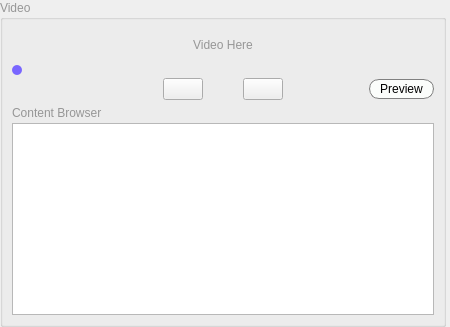
               <widget class="QWidget" name="VideoWindow" native="true">
                <property name="sizePolicy">
                 <sizepolicy hsizetype="Expanding" vsizetype="Expanding">
                  <horstretch>0</horstretch>
                  <verstretch>0</verstretch>
                 </sizepolicy>
                </property>
                <property name="minimumSize">
                 <size>
                  <width>450</width>
                  <height>0</height>
                 </size>
                </property>
                <layout class="QGridLayout" name="gridLayout_7">
                 <property name="leftMargin">
                  <number>0</number>
                 </property>
                 <property name="topMargin">
                  <number>0</number>
                 </property>
                 <property name="rightMargin">
                  <number>4</number>
                 </property>
                 <property name="bottomMargin">
                  <number>0</number>
                 </property>
                 <property name="spacing">
                  <number>0</number>
                 </property>
                 <item row="0" column="0">
                  <widget class="QGroupBox" name="VideoBox">
                   <property name="sizePolicy">
                    <sizepolicy hsizetype="Preferred" vsizetype="Preferred">
                     <horstretch>0</horstretch>
                     <verstretch>0</verstretch>
                    </sizepolicy>
                   </property>
                   <property name="palette">
                    <palette>
                     <active>
                      <colorrole role="WindowText">
                       <brush brushstyle="SolidPattern">
                        <color alpha="255">
                         <red>150</red>
                         <green>150</green>
                         <blue>150</blue>
                        </color>
                       </brush>
                      </colorrole>
                     </active>
                     <inactive>
                      <colorrole role="WindowText">
                       <brush brushstyle="SolidPattern">
                        <color alpha="255">
                         <red>150</red>
                         <green>150</green>
                         <blue>150</blue>
                        </color>
                       </brush>
                      </colorrole>
                     </inactive>
                     <disabled>
                      <colorrole role="WindowText">
                       <brush brushstyle="SolidPattern">
                        <color alpha="255">
                         <red>120</red>
                         <green>120</green>
                         <blue>120</blue>
                        </color>
                       </brush>
                      </colorrole>
                     </disabled>
                    </palette>
                   </property>
                   <property name="font">
                    <font>
                     <family>Segoe UI</family>
                     <pointsize>9</pointsize>
                    </font>
                   </property>
                   <property name="title">
                    <string>Video</string>
                   </property>
                   <layout class="QVBoxLayout" name="verticalLayout_2">
                    <property name="topMargin">
                     <number>13</number>
                    </property>
                    <item>
                     <widget class="QWidget" name="widget_4" native="true">
                      <layout class="QGridLayout" name="gridLayout_10">
                       <property name="leftMargin">
                        <number>0</number>
                       </property>
                       <property name="topMargin">
                        <number>5</number>
                       </property>
                       <property name="rightMargin">
                        <number>0</number>
                       </property>
                       <property name="bottomMargin">
                        <number>5</number>
                       </property>
                       <item row="0" column="0">
                        <widget class="QLabel" name="label">
                         <property name="sizePolicy">
                          <sizepolicy hsizetype="Preferred" vsizetype="Expanding">
                           <horstretch>0</horstretch>
                           <verstretch>0</verstretch>
                          </sizepolicy>
                         </property>
                         <property name="palette">
                          <palette>
                           <active>
                            <colorrole role="WindowText">
                             <brush brushstyle="SolidPattern">
                              <color alpha="255">
                               <red>150</red>
                               <green>150</green>
                               <blue>150</blue>
                              </color>
                             </brush>
                            </colorrole>
                           </active>
                           <inactive>
                            <colorrole role="WindowText">
                             <brush brushstyle="SolidPattern">
                              <color alpha="255">
                               <red>150</red>
                               <green>150</green>
                               <blue>150</blue>
                              </color>
                             </brush>
                            </colorrole>
                           </inactive>
                           <disabled>
                            <colorrole role="WindowText">
                             <brush brushstyle="SolidPattern">
                              <color alpha="255">
                               <red>120</red>
                               <green>120</green>
                               <blue>120</blue>
                              </color>
                             </brush>
                            </colorrole>
                           </disabled>
                          </palette>
                         </property>
                         <property name="text">
                          <string>Video Here</string>
                         </property>
                         <property name="scaledContents">
                          <bool>true</bool>
                         </property>
                         <property name="alignment">
                          <set>Qt::AlignCenter</set>
                         </property>
                        </widget>
                       </item>
                      </layout>
                     </widget>
                    </item>
                    <item>
                     <widget class="QWidget" name="widget_5" native="true">
                      <layout class="QGridLayout" name="gridLayout_11">
                       <property name="leftMargin">
                        <number>0</number>
                       </property>
                       <property name="topMargin">
                        <number>0</number>
                       </property>
                       <property name="rightMargin">
                        <number>0</number>
                       </property>
                       <property name="bottomMargin">
                        <number>0</number>
                       </property>
                       <item row="0" column="0">
                        <widget class="QWidget" name="widget_3" native="true">
                         <layout class="QVBoxLayout" name="verticalLayout_3">
                          <property name="spacing">
                           <number>0</number>
                          </property>
                          <property name="leftMargin">
                           <number>0</number>
                          </property>
                          <property name="topMargin">
                           <number>0</number>
                          </property>
                          <property name="rightMargin">
                           <number>0</number>
                          </property>
                          <property name="bottomMargin">
                           <number>0</number>
                          </property>
                          <item alignment="Qt::AlignTop">
                           <widget class="QWidget" name="widget_7" native="true">
                            <layout class="QGridLayout" name="gridLayout_12">
                             <property name="leftMargin">
                              <number>0</number>
                             </property>
                             <property name="topMargin">
                              <number>0</number>
                             </property>
                             <property name="rightMargin">
                              <number>0</number>
                             </property>
                             <property name="bottomMargin">
                              <number>0</number>
                             </property>
                             <property name="spacing">
                              <number>0</number>
                             </property>
                             <item row="0" column="0">
                              <widget class="QSlider" name="horizontalSlider">
                               <property name="styleSheet">
                                <string notr="true">

QSlider::groove{
   border-radius: 5px;
   height: 10px;
   margin: 0px;
}

QSlider::handle{
   border: none;
   height: 10px;
   width: 10px;
   margin: 0px;
   border-radius: 5px;
   background-color: #7966ff;
}</string>
                               </property>
                               <property name="orientation">
                                <enum>Qt::Horizontal</enum>
                               </property>
                              </widget>
                             </item>
                            </layout>
                           </widget>
                          </item>
                          <item alignment="Qt::AlignTop">
                           <widget class="QWidget" name="widget_9" native="true">
                            <layout class="QHBoxLayout" name="horizontalLayout_3">
                             <property name="spacing">
                              <number>0</number>
                             </property>
                             <property name="leftMargin">
                              <number>0</number>
                             </property>
                             <property name="topMargin">
                              <number>0</number>
                             </property>
                             <property name="rightMargin">
                              <number>0</number>
                             </property>
                             <property name="bottomMargin">
                              <number>0</number>
                             </property>
                             <item>
                              <widget class="QWidget" name="widget_8" native="true"/>
                             </item>
                             <item alignment="Qt::AlignHCenter">
                              <widget class="QWidget" name="widget_10" native="true">
                               <layout class="QHBoxLayout" name="horizontalLayout_4">
                                <property name="spacing">
                                 <number>0</number>
                                </property>
                                <property name="leftMargin">
                                 <number>0</number>
                                </property>
                                <property name="topMargin">
                                 <number>0</number>
                                </property>
                                <property name="rightMargin">
                                 <number>0</number>
                                </property>
                                <property name="bottomMargin">
                                 <number>0</number>
                                </property>
                                <item>
                                 <widget class="QPushButton" name="PreviousFrame"/>
                                </item>
                                <item>
                                 <widget class="QPushButton" name="PlaynPause">
                                  <property name="text">
                                   <string/>
                                  </property>
                                  <property name="icon">
                                   <iconset>
                                    <normaloff>UI/Icons/play.png</normaloff>UI/Icons/play.png</iconset>
                                  </property>
                                  <property name="flat">
                                   <bool>true</bool>
                                  </property>
                                 </widget>
                                </item>
                                <item>
                                 <widget class="QPushButton" name="NextFrame">
                                  <property name="text">
                                   <string/>
                                  </property>
                                 </widget>
                                </item>
                               </layout>
                              </widget>
                             </item>
                             <item alignment="Qt::AlignRight">
                              <widget class="QWidget" name="widget_11" native="true">
                               <layout class="QGridLayout" name="gridLayout_16">
                                <property name="leftMargin">
                                 <number>0</number>
                                </property>
                                <property name="topMargin">
                                 <number>0</number>
                                </property>
                                <property name="rightMargin">
                                 <number>0</number>
                                </property>
                                <property name="bottomMargin">
                                 <number>0</number>
                                </property>
                                <property name="spacing">
                                 <number>0</number>
                                </property>
                                <item row="0" column="0">
                                 <widget class="QPushButton" name="PreviewBtn">
                                  <property name="styleSheet">
                                   <string notr="true">QPushButton{
   border: 1px solid gray;
   border-radius: 10px;
   background-color: #fbfdfb;
   padding-left: 10px;
   padding-right: 10px;
   padding-top: 2px;
   padding-bottom: 2px;
}

QPushButton:hover{
   color: #464749;
}

QPushButton:selected{
   background-color: #464749;
   color: #fbfdfb;
}</string>
                                  </property>
                                  <property name="text">
                                   <string>Preview</string>
                                  </property>
                                 </widget>
                                </item>
                               </layout>
                              </widget>
                             </item>
                            </layout>
                           </widget>
                          </item>
                         </layout>
                        </widget>
                       </item>
                       <item row="1" column="0">
                        <widget class="QWidget" name="widget_6" native="true">
                         <property name="minimumSize">
                          <size>
                           <width>0</width>
                           <height>0</height>
                          </size>
                         </property>
                         <layout class="QVBoxLayout" name="verticalLayout_4">
                          <property name="spacing">
                           <number>3</number>
                          </property>
                          <property name="leftMargin">
                           <number>0</number>
                          </property>
                          <property name="topMargin">
                           <number>0</number>
                          </property>
                          <property name="rightMargin">
                           <number>0</number>
                          </property>
                          <property name="bottomMargin">
                           <number>0</number>
                          </property>
                          <item>
                           <widget class="QWidget" name="widget_12" native="true">
                            <property name="sizePolicy">
                             <sizepolicy hsizetype="Preferred" vsizetype="Preferred">
                              <horstretch>0</horstretch>
                              <verstretch>0</verstretch>
                             </sizepolicy>
                            </property>
                            <layout class="QHBoxLayout" name="horizontalLayout_5">
                             <property name="spacing">
                              <number>0</number>
                             </property>
                             <property name="leftMargin">
                              <number>0</number>
                             </property>
                             <property name="topMargin">
                              <number>0</number>
                             </property>
                             <property name="rightMargin">
                              <number>0</number>
                             </property>
                             <property name="bottomMargin">
                              <number>0</number>
                             </property>
                             <item>
                              <widget class="QWidget" name="widget_14" native="true">
                               <property name="sizePolicy">
                                <sizepolicy hsizetype="Preferred" vsizetype="Preferred">
                                 <horstretch>0</horstretch>
                                 <verstretch>0</verstretch>
                                </sizepolicy>
                               </property>
                               <layout class="QGridLayout" name="gridLayout_14">
                                <property name="leftMargin">
                                 <number>0</number>
                                </property>
                                <property name="topMargin">
                                 <number>0</number>
                                </property>
                                <property name="rightMargin">
                                 <number>0</number>
                                </property>
                                <property name="bottomMargin">
                                 <number>0</number>
                                </property>
                                <property name="spacing">
                                 <number>0</number>
                                </property>
                                <item row="0" column="0">
                                 <widget class="QLabel" name="BrowserLabel">
                                  <property name="sizePolicy">
                                   <sizepolicy hsizetype="Preferred" vsizetype="Preferred">
                                    <horstretch>0</horstretch>
                                    <verstretch>0</verstretch>
                                   </sizepolicy>
                                  </property>
                                  <property name="palette">
                                   <palette>
                                    <active>
                                     <colorrole role="WindowText">
                                      <brush brushstyle="SolidPattern">
                                       <color alpha="255">
                                        <red>150</red>
                                        <green>150</green>
                                        <blue>150</blue>
                                       </color>
                                      </brush>
                                     </colorrole>
                                    </active>
                                    <inactive>
                                     <colorrole role="WindowText">
                                      <brush brushstyle="SolidPattern">
                                       <color alpha="255">
                                        <red>150</red>
                                        <green>150</green>
                                        <blue>150</blue>
                                       </color>
                                      </brush>
                                     </colorrole>
                                    </inactive>
                                    <disabled>
                                     <colorrole role="WindowText">
                                      <brush brushstyle="SolidPattern">
                                       <color alpha="255">
                                        <red>120</red>
                                        <green>120</green>
                                        <blue>120</blue>
                                       </color>
                                      </brush>
                                     </colorrole>
                                    </disabled>
                                   </palette>
                                  </property>
                                  <property name="text">
                                   <string>Content Browser</string>
                                  </property>
                                 </widget>
                                </item>
                               </layout>
                              </widget>
                             </item>
                            </layout>
                           </widget>
                          </item>
                          <item>
                           <widget class="QWidget" name="widget_13" native="true">
                            <property name="sizePolicy">
                             <sizepolicy hsizetype="Preferred" vsizetype="Preferred">
                              <horstretch>0</horstretch>
                              <verstretch>0</verstretch>
                             </sizepolicy>
                            </property>
                            <layout class="QGridLayout" name="gridLayout_13">
                             <property name="leftMargin">
                              <number>0</number>
                             </property>
                             <property name="topMargin">
                              <number>0</number>
                             </property>
                             <property name="rightMargin">
                              <number>0</number>
                             </property>
                             <property name="bottomMargin">
                              <number>0</number>
                             </property>
                             <property name="spacing">
                              <number>0</number>
                             </property>
                             <item row="0" column="0">
                              <widget class="QListWidget" name="listWidget">
                               <property name="sizePolicy">
                                <sizepolicy hsizetype="Preferred" vsizetype="Preferred">
                                 <horstretch>0</horstretch>
                                 <verstretch>0</verstretch>
                                </sizepolicy>
                               </property>
                              </widget>
                             </item>
                            </layout>
                           </widget>
                          </item>
                         </layout>
                        </widget>
                       </item>
                      </layout>
                     </widget>
                    </item>
                   </layout>
                  </widget>
                 </item>
                </layout>
               </widget>
